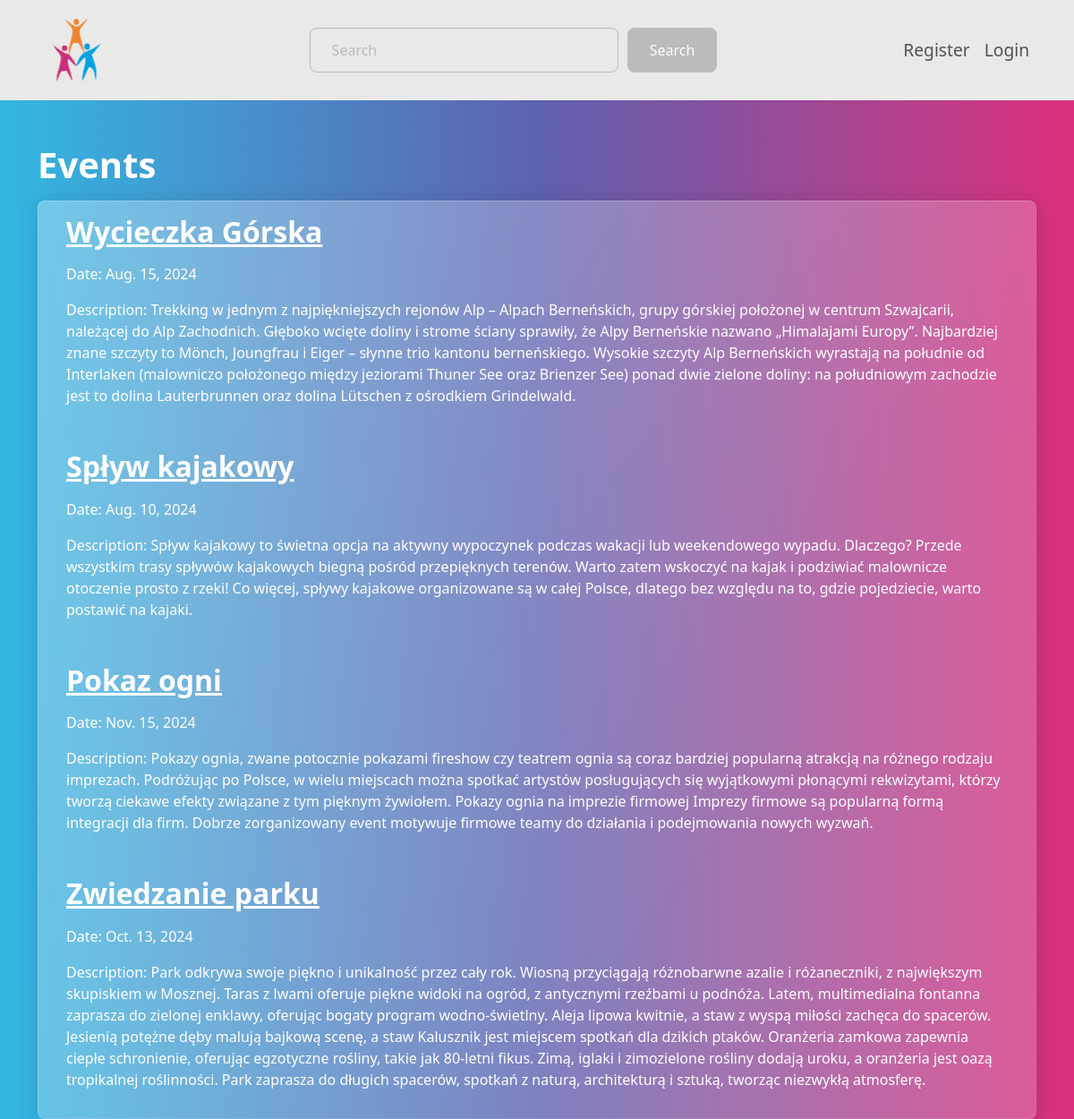
Screenshot of /events/ with the database file from the repository.
### app/models.py (models this page shows, shortened)
class Event(models.Model):
    event_ID = models.BigAutoField(primary_key=True)
    title = models.CharField(max_length=255)
    date = models.DateField()
    description = models.TextField()
    start_date = models.DateTimeField()
    end_date = models.DateTimeField()
    location = models.CharField(max_length=255)
    status = models.CharField(max_length=10, choices=[(status.value, status.name) for status in EventStatus])
    organizer_ID = models.ForeignKey(User, on_delete=models.CASCADE, to_field="user_ID")
    image = models.ImageField(upload_to='events/', null=True, blank=True)
    parent_event_ID = models.ForeignKey("self", on_delete=models.CASCADE, to_field="event_ID", null=True, blank=True)

### app/views.py (the view)
# urls.py: path('events/', EventListView.as_view(), name='events'),
class EventListView(View):
    def get(self, request):
        events = Event.objects.all()
        if request.user.is_authenticated:
            user_registrations = Event_Registration.objects.filter(user_ID=request.user)
            user_registered_events = {registration.event_ID for registration in user_registrations}
        else:
            user_registered_events = set()
        context = {
            'events': events,
            'user_registered_events': user_registered_events,
        }
        return render(request, 'events.html', context)

### app/templates/events.html (shortened to what this page needs)
{% extends "base.html" %}
{% block content %}
<h1>Events</h1>
<div class="list-group">
    {% for event in events %}
    <div class="list-group-item">
        <h2><a href="{% url 'event_detail' event.pk %}">{{ event.title }}</a></h2>
        <p>Date: {{ event.date }}</p>
        <p>Description: {{ event.description }}</p>
    </div>
    {% endfor %}
</div>
{% endblock %}

### rows the page displays
Event: title "Wycieczka Górska", date "Aug. 15, 2024", description "Trekking w jednym z najpiękniejszych rejonów Alp – Alpach Berneńskich, grupy górskiej położonej w centrum Szwajcarii, należącej do Alp Zachodnich. Głęboko wcięte doliny i strome ściany sprawiły, że Alpy Berneńskie nazwano „Himalajami Europy”. Najbardziej znane szczyty to Mönch, Joungfrau i Eiger – słynne trio kantonu berneńskiego. Wysokie szczyty Alp Berneńskich wyrastają na południe od Interlaken (malowniczo położonego między jeziorami Thuner See oraz Brienzer See) ponad dwie zielone doliny: na południowym zachodzie jest to dolina Lauterbrunnen oraz dolina Lütschen z ośrodkiem Grindelwald."
Event: title "Spływ kajakowy", date "Aug. 10, 2024", description "Spływ kajakowy to świetna opcja na aktywny wypoczynek podczas wakacji lub weekendowego wypadu. Dlaczego? Przede wszystkim trasy spływów kajakowych biegną pośród przepięknych terenów. Warto zatem wskoczyć na kajak i podziwiać malownicze otoczenie prosto z rzeki! Co więcej, spływy kajakowe organizowane są w całej Polsce, dlatego bez względu na to, gdzie pojedziecie, warto postawić na kajaki."
Event: title "Pokaz ogni", date "Nov. 15, 2024", description "Pokazy ognia, zwane potocznie pokazami fireshow czy teatrem ognia są coraz bardziej popularną atrakcją na różnego rodzaju imprezach. Podróżując po Polsce, w wielu miejscach można spotkać artystów posługujących się wyjątkowymi płonącymi rekwizytami, którzy tworzą ciekawe efekty związane z tym pięknym żywiołem. Pokazy ognia na imprezie firmowej Imprezy firmowe są popularną formą integracji dla firm. Dobrze zorganizowany event motywuje firmowe teamy do działania i podejmowania nowych wyzwań."
Event: title "Zwiedzanie parku", date "Oct. 13, 2024", description "Park odkrywa swoje piękno i unikalność przez cały rok. Wiosną przyciągają różnobarwne azalie i różaneczniki, z największym skupiskiem w Mosznej. Taras z lwami oferuje piękne widoki na ogród, z antycznymi rzeźbami u podnóża. Latem, multimedialna fontanna zaprasza do zielonej enklawy, oferując bogaty program wodno-świetlny. Aleja lipowa kwitnie, a staw z wyspą miłości zachęca do spacerów. Jesienią potężne dęby malują bajkową scenę, a staw Kalusznik jest miejscem spotkań dla dzikich ptaków. Oranżeria zamkowa zapewnia ciepłe schronienie, oferując egzotyczne rośliny, takie jak 80-letni fikus. Zimą, iglaki i zimozielone rośliny dodają uroku, a oranżeria jest oazą tropikalnej roślinności. Park…"
